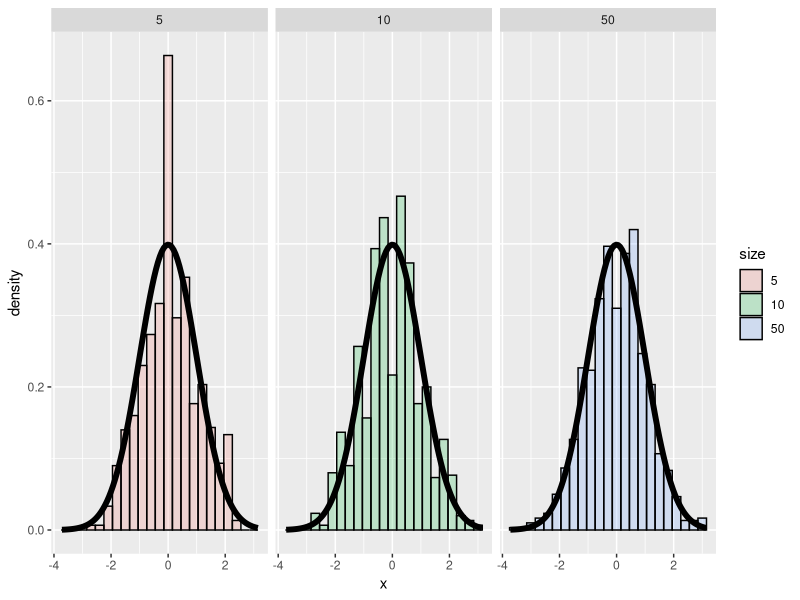
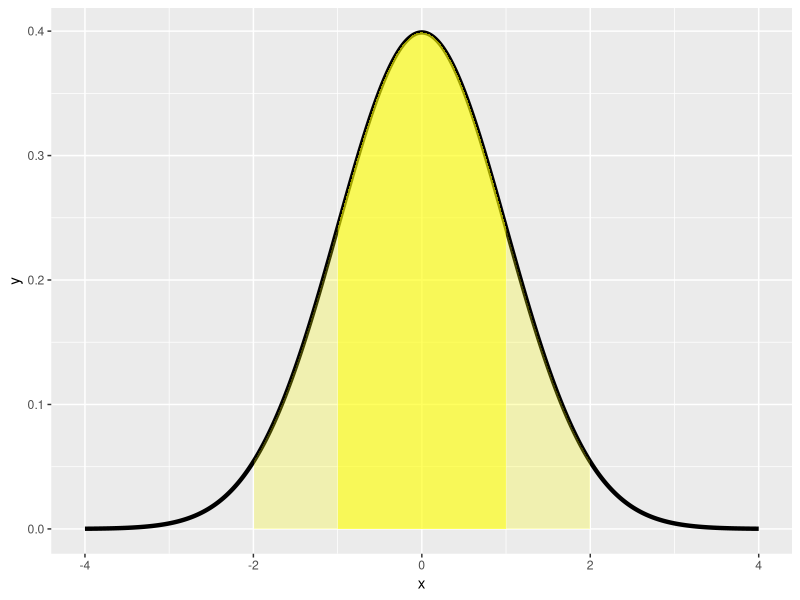
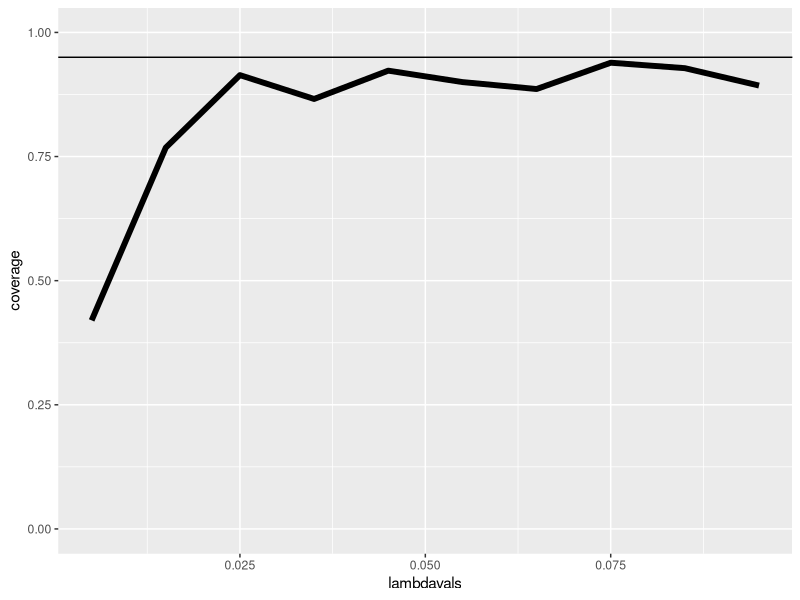
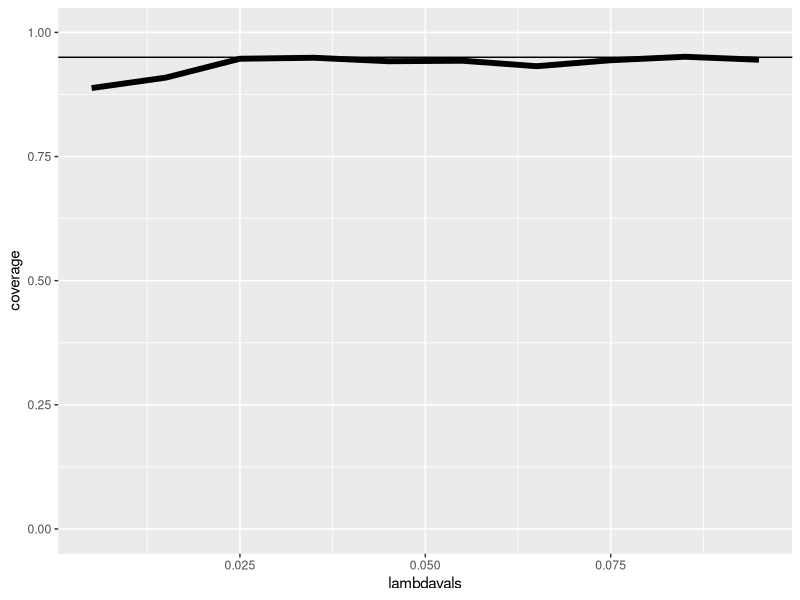

R code for these plots, in order:
## ---- chunk 1
knitr::opts_chunk$set(echo = TRUE)
## ---- chunk 2
library(knitr) # creating the document 
library(ggplot2) # making plots

## ---- chunk 3


nosim <- 1000
cfunc <- function(x, n) sqrt(n) * (mean(x) - 3.5) / 1.71
dat <- data.frame(
  x = c(apply(matrix(sample(1 : 6, nosim * 5, replace = TRUE), 
                     nosim), 1, cfunc, 5),
        apply(matrix(sample(1 : 6, nosim * 10, replace = TRUE), 
                     nosim), 1, cfunc, 10),
        apply(matrix(sample(1 : 6, nosim * 50, replace = TRUE), 
                     nosim), 1, cfunc, 50)
  ),
  size = factor(rep(c(5, 10, 50), rep(nosim, 3))))
g <- ggplot(dat, aes(x = x, fill = size)) + geom_histogram(alpha = .20, binwidth=.3, colour = "black", aes(y = ..density..)) 
g <- g + stat_function(fun = dnorm, size = 2)
g <- g + facet_grid(. ~ size)
print(g)

## ---- chunk 4
x <- seq(-4, 4, length = 1000)
dat <- data.frame(x=x, y=dnorm(x))
g2 <- ggplot(dat, aes(x = x, y = y)) + geom_line(size = 1.5)
g2 <- g2 + geom_ribbon(aes(x = ifelse(x > -1 & x < 1, x, 0), ymin = 0, ymax = y), fill = "yellow", alpha = .5)
g2 <- g2 +  geom_ribbon(aes(x = ifelse(x > -2 & x < 2, x, 0), ymin = 0, ymax = y), fill = "yellow", alpha = 0.25)
print(g2)

## ---- chunk 5
poisson.test(5,94.32)$conf
#The formula we've used to calculate a 95% confidence interval is
#est mean + c(-1,1)*qnorm(.975)*sqrt(est var).
## ---- chunk 6

lambdavals <- seq(0.005, 0.10, by = .01); nosim <- 1000
t <- 100
coverage <- sapply(lambdavals, function(lambda){
  lhats <- rpois(nosim, lambda = lambda * t) / t
  ll <- lhats - qnorm(.975) * sqrt(lhats / t)
  ul <- lhats + qnorm(.975) * sqrt(lhats / t)
  mean(ll < lambda & ul > lambda)
})
g3 <- ggplot(data.frame(lambdavals, coverage), aes(x = lambdavals, y = coverage)) + geom_line(size = 2) + geom_hline(yintercept = 0.95)+ylim(0, 1.0)
print(g3)
## ---- chunk 7

lambdavals <- seq(0.005, 0.10, by = .01); nosim <- 1000
t <- 1000
coverage <- sapply(lambdavals, function(lambda){
  lhats <- rpois(nosim, lambda = lambda * t) / t
  ll <- lhats - qnorm(.975) * sqrt(lhats / t)
  ul <- lhats + qnorm(.975) * sqrt(lhats / t)
  mean(ll < lambda & ul > lambda)
})
g4 <- ggplot(data.frame(lambdavals, coverage), aes(x = lambdavals, y = coverage)) + geom_line(size = 2) + geom_hline(yintercept = 0.95)+ylim(0, 1.0)
print(g4)
